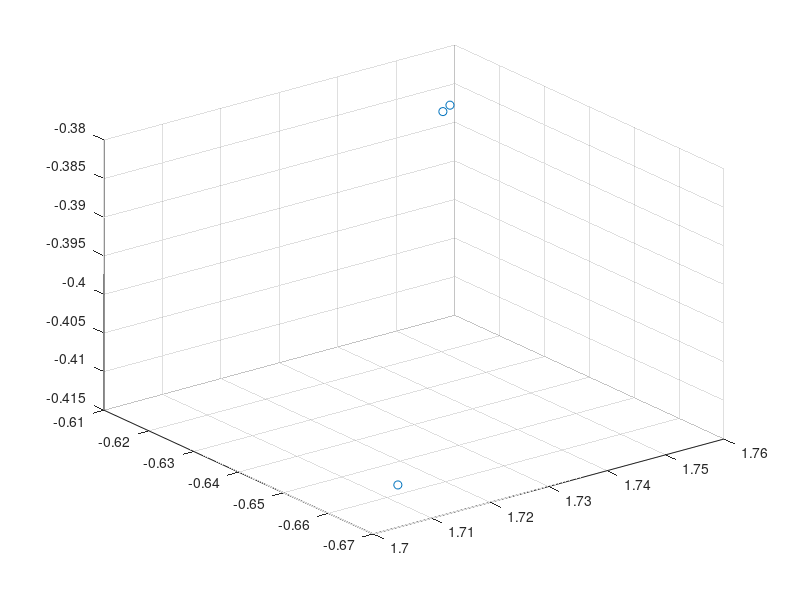
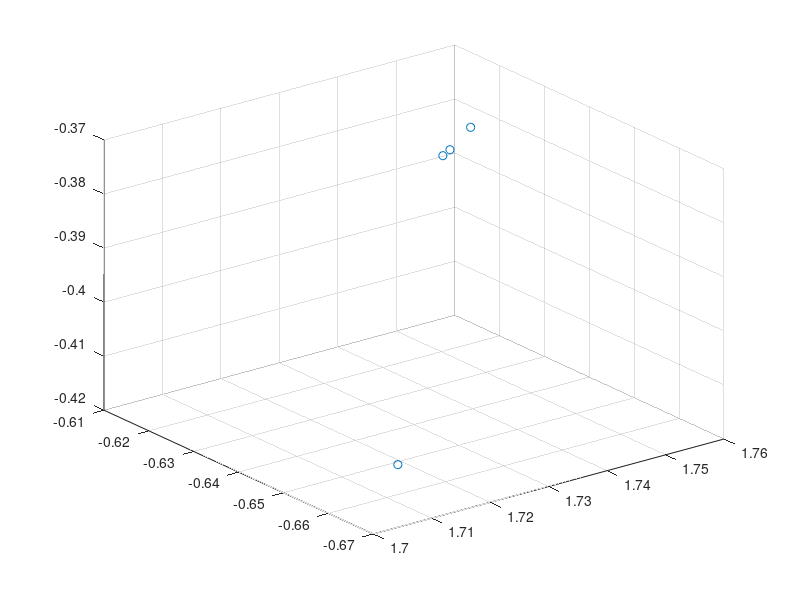

MATLAB code to generate these figures, in order:
xyz = [0 0 0];

aa = [2 3 6];
bb = [8 5 4];
cc = [7 4 2];

aa = [1.7089   -0.6639   -0.4121];
bb = [1.7509   -0.6192   -0.3843];
cc = [1.7528   -0.6183   -0.3841];

merge = [aa;bb;cc];

origMoveAngle    = acos((bb-aa) / norm(bb-aa))
origMoveDistance = norm(bb-aa)
debrisAngle      = acos((cc-aa) / norm(cc-aa))

avoidAngle = 5;
signs = sign(origMoveAngle-debrisAngle);
ang = origMoveAngle + signs*avoidAngle;

te = bb-aa;
rotaZYX = rotz(ang(3))*roty(ang(2))*rotx(ang(1))*te' + aa'

merge = [aa;bb;cc];
merge1 = [aa;bb;cc;rotaZYX'];
figure(1)
scatter3(merge(:, 1), merge(:, 2), merge(:, 3))
figure(2)
scatter3(merge1(:, 1), merge1(:, 2), merge1(:, 3))


